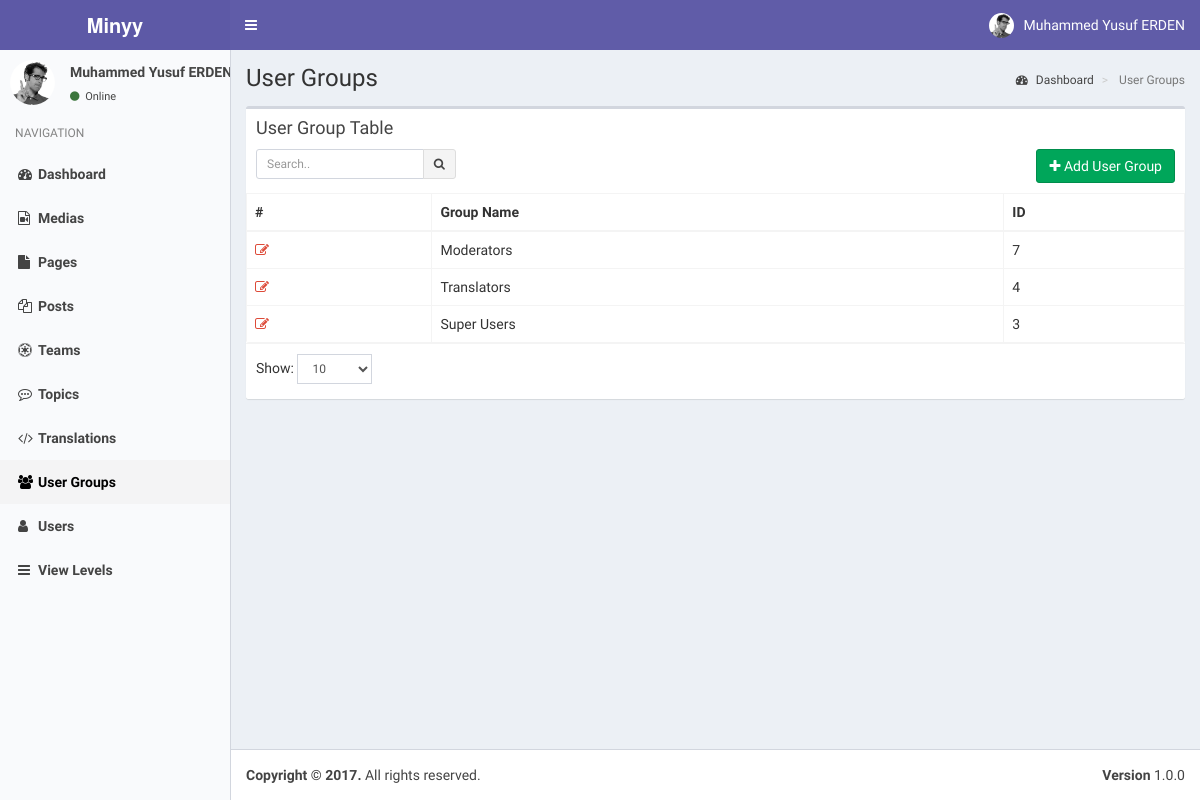
/index.php?controller=module&action=user_groups (signed in), run on the app's committed database.
### tables this page shows
CREATE TABLE `users` (
  `pk_user_id` int(11) NOT NULL,
  `username` varchar(50) NOT NULL,
  `password` varchar(50) NOT NULL,
  `email` varchar(75) NOT NULL,
  `last_visit` timestamp NOT NULL DEFAULT CURRENT_TIMESTAMP,
  `fullname` varchar(50) DEFAULT NULL,
  `registration_date` timestamp NULL DEFAULT CURRENT_TIMESTAMP
);

CREATE TABLE `modules` (
  `pk_module_id` int(11) NOT NULL,
  `name` varchar(20) NOT NULL,
  `icon` varchar(30) DEFAULT NULL,
  `module_key` varchar(20) NOT NULL,
  `does` text,
  `params` text
);

CREATE TABLE `user_groups` (
  `pk_group_id` int(11) NOT NULL,
  `name` tinytext NOT NULL
);

### helpers/view_helper.php (called while the page is built, shortened)
<?php
class ViewHelper
{
    private static $__layout='public';
    public static function getView($viewFolder,$viewFile){
        Functions::requireFile('views/'.$viewFolder,$viewFile.'.php');
    }
    public static function setLayout($layout){
        self::$__layout=$layout;
    }
    public static function getHeader(){
        require_once('views/'.self::$__layout.'_header.php');
    }
}
?>

### controllers/user_groups_controller.php (called while the page is built, shortened)
<?php
class UserGroupsController implements ModuleInterface
{
    public static function getList($params=array()) {
        $search_term=isset($_GET['search_term']) ? Functions::clearString($_GET['search_term']) : "";
        $order_by=isset($_GET['order_by']) && !empty($_GET['order_by']) ? strtolower(Functions::clearString($_GET['order_by'])) : "id";
        $order_dir=isset($_GET['order_dir']) && !empty($_GET['order_dir']) ? strtolower(Functions::clearString($_GET['order_dir'])) : "desc";
        $limit=isset($_GET['limit']) && !empty($_GET['limit']) ? (int) Functions::clearString($_GET['limit']) : 20;
        $page=isset($_GET['page']) && !empty($_GET['page']) ? (int) Functions::clearString($_GET['page']) : 1;
        $offset=($page-1)*$limit;
        $params=[
            "search_term"=>$search_term,
            "order_by"=>$order_by,
            "order_dir"=>$order_dir,
            "limit"=>$limit,
            "offset"=>$offset
        ];
        $objList = UserGroups::getObjList($params);
        ViewHelper::getView('user_groups','user_groups');
    }
}
?>

### index.php (called while the page is built, shortened)
<?php
require_once('helpers/view_helper.php');
require_once('helpers/functions_helper.php');
require_once('helpers/module_helper.php');
require_once('models/users_model.php');
require_once('models/user_groups_model.php');
require_once('models/view_levels_model.php');
require_once('routes.php');

### models/users_model.php (called while the page is built, shortened)
<?php
class Users implements DatabaseObject {
    public $groups;
    public function __construct($pk_user_id,$username,$password,$email,$last_visit,$fullname,$registration_date){
        $this->fullname=$fullname;
        $this->groups=$this->getUserGroups($pk_user_id);
        $this->modules=$this->getUserModules($pk_user_id);
    }
    public static function getObj($id){
        try{
            $db = Db::getInstance();
            $id = intval($id);
            $req = $db->prepare('SELECT * FROM users WHERE pk_user_id = :pk_user_id');
            $req->execute(array('pk_user_id' => $id));
            $obj = $req->fetch();
            if($obj){
                return new Users( $obj['pk_user_id'],
                                    $obj['username'],
                                    $obj['password'],
                                    $obj['email'],
                                    $obj['last_visit'],
                                    $obj['fullname'],
                                    $obj['registration_date']);
            }
            else{
                return [];
            }
        }
        catch (PDOException $e){
            return $e->getMessage();
        }
    }
    public function getUserGroups($id){
        try{
            $db = Db::getInstance();
            $id = intval($id);
            $req = $db->prepare('SELECT * FROM user_usergroup_map WHERE pk_user_id = :pk_user_id');
            $req->execute(array('pk_user_id' => $id));
            $list=[];
            foreach($req->fetchAll() as $obj) {
                $list[]= $obj['pk_group_id'];
            }
            return $list;
        }
        catch (PDOException $e){
            return $e->getMessage();
        }
    }
    public function getUserModules(){
        $modules=[];
        $params=[
            "search_term"=>"",
            "order_by"=>"name",
            "order_dir"=>"asc",
            "limit"=>"1000",
            "offset"=>"0"
        ];
        $viewLevels=ViewLevels::getObjList($params);
        foreach($viewLevels as $viewObj){
            $voGroups=json_decode($viewObj->groups);
            $voModules=json_decode($viewObj->modules,true);
            foreach($this->groups as $uoGroup){
                if(in_array($uoGroup,$voGroups)){
                    $keys = array_keys($voModules);
                    foreach($keys as $key){
                        if(array_key_exists($key,$modules)){
                            $temp=array_merge($modules[$key],$voModules[$key]);
                            $modules[$key]=array_unique($temp);
                        }
                        else{
                            $modules[$key]=$voModules[$key];
                        }
                    }
                }
            }
        }
        ksort($modules);
        return $modules;
    }
}

### models/view_levels_model.php (called while the page is built, shortened)
<?php
class ViewLevels implements DatabaseObject {
    public static function getObjList($params){
        $list = [];
        $order_dirs=array("desc","asc");
        $key=array_search($params["order_dir"],$order_dirs);
        $order_dir=$order_dirs[($key) ? $key : 0];
        $order_columns=array("pk_view_level_id", "title");
        $key=array_search($params["order_by"],$order_columns);
        $order_by=$order_columns[($key) ? $key : 0];
        $limit=$params["limit"] ? $params["limit"] : "20";
        $offset=$params["offset"] ? $params["offset"] : "0";
        $query="SELECT * FROM view_levels";
        $query.=" ORDER BY $order_by $order_dir LIMIT :offset , :limit";
        $db = Db::getInstance();
        $req = $db->prepare($query);
        $req->bindValue(':limit', intval($limit), PDO::PARAM_INT);
        $req->bindValue(':offset', intval($offset), PDO::PARAM_INT);
        $req->execute();
        foreach($req->fetchAll() as $obj) {
            $list[] = new ViewLevels( $obj['pk_view_level_id'],
                                $obj['title'],
                                $obj['groups'],
                                $obj['modules']);
        }
        return $list;
    }
}

### helpers/module_helper.php (called while the page is built, shortened)
<?php
class ModuleHelper
{
    public static function getModules(){
        try{
            $db = Db::getInstance();
            $req = $db->prepare('SELECT * FROM modules');
            $req->execute();
            $res=$req->fetchAll(PDO::FETCH_ASSOC);
            $returnArray=[];
            foreach($res as $obj){
                $returnArray[$obj['module_key']]=$obj;
            }
            return $returnArray;
        }
        catch(PDOException $e){
            return [];
            var_dump($e);
            die('Die...');
        }
    }
}
?>

### models/user_groups_model.php (called while the page is built, shortened)
<?php
class UserGroups implements DatabaseObject {
    public function __construct($pk_group_id,$name){
        $this->pk_group_id=$pk_group_id;
        $this->name=$name;
    }
    public static function getObjList($params){
        $list = [];
        $order_dirs=array("desc","asc");
        $key=array_search($params["order_dir"],$order_dirs);
        $order_dir=$order_dirs[($key) ? $key : 0];
        $order_columns=array("pk_group_id", "name");
        $key=array_search($params["order_by"],$order_columns);
        $order_by=$order_columns[($key) ? $key : 0];
        $limit=$params["limit"] ? $params["limit"] : "20";
        $offset=$params["offset"] ? $params["offset"] : "0";
        $query="SELECT * FROM user_groups";
        $query.=" ORDER BY $order_by $order_dir LIMIT :offset , :limit";
        $db = Db::getInstance();
        $req = $db->prepare($query);
        $req->bindValue(':limit', intval($limit), PDO::PARAM_INT);
        $req->bindValue(':offset', intval($offset), PDO::PARAM_INT);
        $req->execute();
        foreach($req->fetchAll() as $obj) {
            $list[] = new UserGroups( $obj['pk_group_id'],
                                $obj['name']);
        }
        return $list;
    }
}

### views/user_groups/user_groups.php (the view, shortened to what this page needs)
<?php ViewHelper::getHeader(); ?>
<?php
    global $objList;
    global $params;
?>
<section class="content-header">
    <h1>
    </h1>
    <ol class="breadcrumb">
    <li><a href="index.php"><i class="fa fa-dashboard"></i> <?php T::__("Dashboard"); ?></a></li>
    <li class="active"> <?php T::__("User Groups"); ?></li>
    </ol>
</section>
<section class="content">
    <div class="row">
    <div class="col-xs-12">
        <div class="box">
        <div class="box-header">
            <h3 class="box-title"><?php T::__("User Group Table"); ?></h3>
            <div class="box-toolbox">
            <form id="search-form">
            <div class="input-group input-group-sm pull-left search-form">
                <input type="text" name="table_search" class="form-control pull-right" placeholder="<?php T::__("Search.."); ?>" <?php echo !empty(Functions::getUrlVariableValue("search_term")) ? "value='".htmlspecialchars(urldecode(Functions::getUrlVariableValue("search_term")))."'" : ""; ?> />
                <div class="input-group-btn">
                <button type="submit" class="btn btn-default"><i class="fa fa-search"></i></button>
                </div>
            </div>
            </form>
            <button type="button" data-toggle="openModal" data-target="#addUserGroupModal" class="btn btn-success pull-right">
                <i class="fa fa-plus"></i> <?php T::__("Add User Group"); ?>
            </button>
            </div>
        </div>
        <div class="box-body table-responsive no-padding">
            <table class="table table-hover table-bordered">
            <thead>
                <tr>
                    <th>#</th>
                    <th><?php T::__("Group Name"); ?></th>
                    <th><?php T::__("ID"); ?></th>
                </tr>
            </thead>
            <tbody>
            <?php $i=$params['offset']+1; foreach($objList as $group): ?>
            <tr data-id="<?php echo $group->pk_group_id; ?>">
                <td><a data-toggle="tooltip" title="Düzenle" class="text-red" href="index.php?controller=module&action=user_groups&do=edit&id=<?php echo $group->pk_group_id; ?>"><i class="fa fa-edit"></i></a></td>
                <td class="has-link"><?php echo $group->name; ?></td>
                <td class="has-link"><?php echo $group->pk_group_id; ?></td>
            </tr>
            <?php endforeach; ?>
            </tbody></table>
        </div>
        <div class="box-footer clearfix">
            <div class="table-length dataTables_length pull-left">
                <label><?php T::__("Show:"); ?>
                    <select name="limit" class="form-control input-sm">
                    <option value="10" <?php echo Functions::getUrlVariableValue("limit")=="10" ? "selected" : ""; ?>>10</option>
                    </select>
                </label>
            </div>
        </div>
        </div>
    </div>
    </div>
</section>

### views/static/header.php (shortened to what this page needs)
<?php
global $currentUser;
?>
<a href="index.php" class="logo">
    <span class="logo-lg"><b>Minyy</b></span>
</a>
<nav class="navbar navbar-static-top">
    <a href="#" class="sidebar-toggle" data-toggle="offcanvas" role="button">
    </a>
    <div class="navbar-custom-menu">
    <ul class="nav navbar-nav">
        <li class="dropdown user user-menu">
        <a href="#" class="dropdown-toggle" data-toggle="dropdown">
            <img src="assets/img/user2-160x160.jpg" class="user-image" alt="User Image">
            <span class="hidden-xs"><?php echo $currentUser->fullname; ?></span>
        </a>
            </li>
        </ul>
    </div>
</nav>

### views/static/sidebar.php
<?php
global $currentUser;
global $MODULES;
?>
<section class="sidebar">
    <div class="user-panel">
    <div class="pull-left image">
        <img src="assets/img/user2-160x160.jpg" class="img-circle" alt="User Image">
    </div>
    <div class="pull-left info">
        <p><?php echo $currentUser->fullname; ?></p>
        <a href="#"><i class="fa fa-circle text-success"></i> <?php echo T::__('Online'); ?></a>
    </div>
    </div>
    <ul class="sidebar-menu">
    <li class="header"><?php echo T::__('NAVIGATION'); ?></li>
    <?php
    foreach($currentUser->modules as $module=>$moduleProps):
    ?>
    <li class="<?php echo Functions::isActive($module); ?>">
        <a href="index.php?controller=module&action=<?php echo $module; ?>"><i class="fa <?php echo $MODULES[$module]["icon"]; ?>"></i><span><?php echo $MODULES[$module]["name"]; ?></span></a>
    </li>
    <?php endforeach; ?>
    </ul>
</section>

### assets/css/style.css (style rules this page uses)
.box-toolbox::after { display: block; clear: both; content: ""; }
.box-toolbox .search-form { max-width: 200px; }
.box-toolbox { margin-top: 10px; }

### data on the page
users: fullname "Muhammed Yusuf ERDEN", fullname "Muhammed Yusuf…"
modules: name "Dashboard"
modules: name "Medias"
modules: name "Pages"
modules: name "Posts"
modules: name "Teams"
modules: name "Topics"
modules: name "Translations"
modules: name "User Groups"
modules: name "Users"
modules: name "View Levels"
user_groups: name "Moderators", pk_group_id "7"
user_groups: name "Translators", pk_group_id "4"
user_groups: name "Super Users", pk_group_id "3"

### other printed values
$text "Online NAVIGATION User Groups Dashboard User Groups User Group Table Add User Group Group Name ID Show:"
